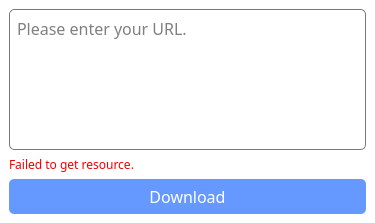
<?xml version="1.0" encoding="UTF-8"?>
<ui version="4.0">
 <class>MainWidget</class>
 <widget class="QWidget" name="MainWidget">
  <property name="geometry">
   <rect>
    <x>0</x>
    <y>0</y>
    <width>375</width>
    <height>223</height>
   </rect>
  </property>
  <property name="windowTitle">
   <string>Multithreaded Downloader</string>
  </property>
  <layout class="QHBoxLayout" name="horizontalLayout">
   <property name="spacing">
    <number>0</number>
   </property>
   <property name="leftMargin">
    <number>0</number>
   </property>
   <property name="topMargin">
    <number>0</number>
   </property>
   <property name="rightMargin">
    <number>0</number>
   </property>
   <property name="bottomMargin">
    <number>0</number>
   </property>
   <item>
    <widget class="TranslationStackedWidget" name="stackedWidget">
     <property name="currentIndex">
      <number>0</number>
     </property>
     <widget class="QWidget" name="startPage">
      <property name="styleSheet">
       <string notr="true">#startPage
{
background:white;
}

#urlEdit
{
background:white;
padding:3px;
border-radius:5px;
border:1px solid rgb(119,119,119);
}

QPushButton
{
color:white;
background:rgb(102,153,255);
border-style:none;
border-radius:5px;
}

QPushButton:hover
{
background:rgb(75, 135, 255);
}</string>
      </property>
      <layout class="QVBoxLayout" name="verticalLayout">
       <item>
        <widget class="QPlainTextEdit" name="urlEdit">
         <property name="font">
          <font>
           <family>微软雅黑</family>
           <pointsize>12</pointsize>
          </font>
         </property>
         <property name="placeholderText">
          <string>Please enter your URL.</string>
         </property>
        </widget>
       </item>
       <item>
        <widget class="QLabel" name="failedLabel">
         <property name="font">
          <font>
           <family>微软雅黑</family>
          </font>
         </property>
         <property name="text">
          <string>&lt;html&gt;&lt;head/&gt;&lt;body&gt;&lt;p&gt;&lt;span style=&quot; color:#ef0000;&quot;&gt;Failed to get resource.&lt;/span&gt;&lt;/p&gt;&lt;/body&gt;&lt;/html&gt;</string>
         </property>
        </widget>
       </item>
       <item>
        <widget class="QPushButton" name="downloadBtn">
         <property name="minimumSize">
          <size>
           <width>0</width>
           <height>35</height>
          </size>
         </property>
         <property name="font">
          <font>
           <family>微软雅黑</family>
           <pointsize>12</pointsize>
          </font>
         </property>
         <property name="text">
          <string>Download</string>
         </property>
         <property name="default">
          <bool>true</bool>
         </property>
        </widget>
       </item>
      </layout>
     </widget>
     <widget class="QWidget" name="downloadPage">
      <property name="styleSheet">
       <string notr="true">#downloadPage
{
background:white;
}

QLabel
{
color:black;
}

QPushButton
{
color:white;
background:rgb(102,153,255);
border-style:none;
border-radius:5px;
}

QPushButton:hover
{
background:rgb(75, 135, 255);
}</string>
      </property>
      <layout class="QVBoxLayout" name="verticalLayout_2">
       <item>
        <widget class="QLabel" name="fileNameLabel">
         <property name="font">
          <font>
           <family>微软雅黑</family>
           <pointsize>22</pointsize>
          </font>
         </property>
         <property name="text">
          <string>FileName</string>
         </property>
        </widget>
       </item>
       <item>
        <spacer name="verticalSpacer_2">
         <property name="orientation">
          <enum>Qt::Vertical</enum>
         </property>
         <property name="sizeHint" stdset="0">
          <size>
           <width>20</width>
           <height>19</height>
          </size>
         </property>
        </spacer>
       </item>
       <item>
        <widget class="QLabel" name="label">
         <property name="font">
          <font>
           <family>微软雅黑</family>
           <pointsize>11</pointsize>
          </font>
         </property>
         <property name="text">
          <string>Download Progress:</string>
         </property>
        </widget>
       </item>
       <item>
        <widget class="QProgressBar" name="progressBar">
         <property name="maximumSize">
          <size>
           <width>16777215</width>
           <height>10</height>
          </size>
         </property>
         <property name="font">
          <font>
           <family>微软雅黑</family>
           <pointsize>8</pointsize>
          </font>
         </property>
         <property name="styleSheet">
          <string notr="true">QProgressBar
{
border:1px solid #FFFFFF;
background: white;
}

QProgressBar::chunk
{
background-color:#05B8CC;
border-radius:3px;
}</string>
         </property>
         <property name="value">
          <number>0</number>
         </property>
         <property name="alignment">
          <set>Qt::AlignCenter</set>
         </property>
        </widget>
       </item>
       <item>
        <layout class="QHBoxLayout" name="horizontalLayout_3">
         <item>
          <widget class="QLabel" name="byteLabel">
           <property name="font">
            <font>
             <family>微软雅黑</family>
             <pointsize>12</pointsize>
            </font>
           </property>
           <property name="text">
            <string>Received: 0 / Total: 0 (Byte)</string>
           </property>
           <property name="alignment">
            <set>Qt::AlignLeading|Qt::AlignLeft|Qt::AlignVCenter</set>
           </property>
          </widget>
         </item>
         <item>
          <widget class="QLabel" name="stateLabel">
           <property name="font">
            <font>
             <family>微软雅黑</family>
             <pointsize>12</pointsize>
            </font>
           </property>
           <property name="text">
            <string>Running</string>
           </property>
           <property name="alignment">
            <set>Qt::AlignRight|Qt::AlignTrailing|Qt::AlignVCenter</set>
           </property>
          </widget>
         </item>
        </layout>
       </item>
       <item>
        <spacer name="verticalSpacer">
         <property name="orientation">
          <enum>Qt::Vertical</enum>
         </property>
         <property name="sizeHint" stdset="0">
          <size>
           <width>20</width>
           <height>20</height>
          </size>
         </property>
        </spacer>
       </item>
       <item>
        <layout class="QHBoxLayout" name="horizontalLayout_2">
         <item>
          <widget class="QPushButton" name="startBtn">
           <property name="minimumSize">
            <size>
             <width>0</width>
             <height>35</height>
            </size>
           </property>
           <property name="font">
            <font>
             <family>微软雅黑</family>
             <pointsize>12</pointsize>
            </font>
           </property>
           <property name="text">
            <string>Start</string>
           </property>
          </widget>
         </item>
         <item>
          <widget class="QPushButton" name="pauseBtn">
           <property name="minimumSize">
            <size>
             <width>0</width>
             <height>35</height>
            </size>
           </property>
           <property name="font">
            <font>
             <family>微软雅黑</family>
             <pointsize>12</pointsize>
            </font>
           </property>
           <property name="text">
            <string>Pause</string>
           </property>
          </widget>
         </item>
         <item>
          <widget class="QPushButton" name="stopBtn">
           <property name="minimumSize">
            <size>
             <width>0</width>
             <height>35</height>
            </size>
           </property>
           <property name="font">
            <font>
             <family>微软雅黑</family>
             <pointsize>12</pointsize>
            </font>
           </property>
           <property name="text">
            <string>Stop</string>
           </property>
          </widget>
         </item>
        </layout>
       </item>
      </layout>
     </widget>
    </widget>
   </item>
  </layout>
 </widget>
 <customwidgets>
  <customwidget>
   <class>TranslationStackedWidget</class>
   <extends>QStackedWidget</extends>
   <header>translationstackedwidget.h</header>
   <container>1</container>
  </customwidget>
 </customwidgets>
 <resources/>
 <connections/>
</ui>
